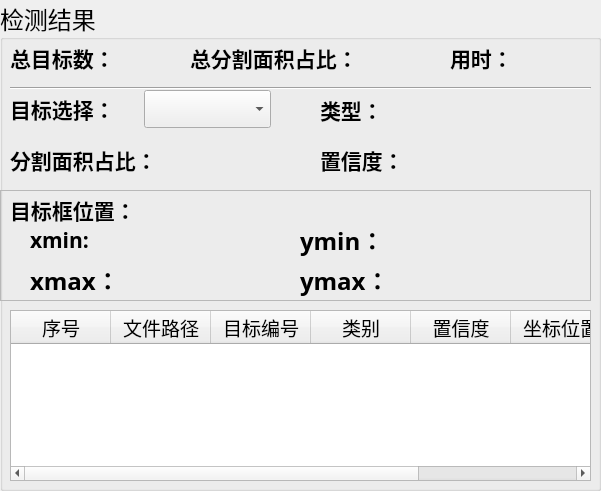
    <widget class="QGroupBox" name="groupBox_2">
     <property name="geometry">
      <rect>
       <x>10</x>
       <y>140</y>
       <width>601</width>
       <height>491</height>
      </rect>
     </property>
     <property name="font">
      <font>
       <family>楷体</family>
       <pointsize>18</pointsize>
      </font>
     </property>
     <property name="title">
      <string>检测结果</string>
     </property>
     <widget class="QFrame" name="frame_6">
      <property name="geometry">
       <rect>
        <x>0</x>
        <y>190</y>
        <width>591</width>
        <height>111</height>
       </rect>
      </property>
      <property name="frameShape">
       <enum>QFrame::StyledPanel</enum>
      </property>
      <property name="frameShadow">
       <enum>QFrame::Raised</enum>
      </property>
      <widget class="QLabel" name="label_4">
       <property name="geometry">
        <rect>
         <x>10</x>
         <y>0</y>
         <width>131</width>
         <height>41</height>
        </rect>
       </property>
       <property name="font">
        <font>
         <family>华文楷体</family>
         <pointsize>16</pointsize>
        </font>
       </property>
       <property name="styleSheet">
        <string notr="true"/>
       </property>
       <property name="text">
        <string>&lt;html&gt;&lt;head/&gt;&lt;body&gt;&lt;p&gt;&lt;span style=&quot; font-weight:600;&quot;&gt;目标框位置：&lt;/span&gt;&lt;/p&gt;&lt;/body&gt;&lt;/html&gt;</string>
       </property>
      </widget>
      <widget class="QWidget" name="layoutWidget">
       <property name="geometry">
        <rect>
         <x>30</x>
         <y>30</y>
         <width>171</width>
         <height>41</height>
        </rect>
       </property>
       <layout class="QHBoxLayout" name="horizontalLayout">
        <item>
         <widget class="QLabel" name="label_6">
          <property name="font">
           <font>
            <family>华文楷体</family>
            <pointsize>16</pointsize>
            <weight>50</weight>
            <bold>false</bold>
           </font>
          </property>
          <property name="text">
           <string>&lt;html&gt;&lt;head/&gt;&lt;body&gt;&lt;p&gt;&lt;span style=&quot; font-weight:600;&quot;&gt;xmin:&lt;/span&gt;&lt;/p&gt;&lt;/body&gt;&lt;/html&gt;</string>
          </property>
         </widget>
        </item>
        <item>
         <widget class="QLabel" name="label_xmin">
          <property name="palette">
           <palette>
            <active>
             <colorrole role="WindowText">
              <brush brushstyle="SolidPattern">
               <color alpha="255">
                <red>255</red>
                <green>0</green>
                <blue>0</blue>
               </color>
              </brush>
             </colorrole>
            </active>
            <inactive>
             <colorrole role="WindowText">
              <brush brushstyle="SolidPattern">
               <color alpha="255">
                <red>255</red>
                <green>0</green>
                <blue>0</blue>
               </color>
              </brush>
             </colorrole>
            </inactive>
            <disabled>
             <colorrole role="WindowText">
              <brush brushstyle="SolidPattern">
               <color alpha="255">
                <red>120</red>
                <green>120</green>
                <blue>120</blue>
               </color>
              </brush>
             </colorrole>
            </disabled>
           </palette>
          </property>
          <property name="font">
           <font>
            <family>Arial</family>
            <pointsize>16</pointsize>
            <weight>75</weight>
            <bold>true</bold>
           </font>
          </property>
          <property name="text">
           <string/>
          </property>
         </widget>
        </item>
       </layout>
      </widget>
      <widget class="QWidget" name="layoutWidget">
       <property name="geometry">
        <rect>
         <x>300</x>
         <y>30</y>
         <width>171</width>
         <height>41</height>
        </rect>
       </property>
       <layout class="QHBoxLayout" name="horizontalLayout_2">
        <item>
         <widget class="QLabel" name="label_8">
          <property name="text">
           <string>&lt;html&gt;&lt;head/&gt;&lt;body&gt;&lt;p&gt;&lt;span style=&quot; font-weight:600;&quot;&gt;ymin：&lt;/span&gt;&lt;/p&gt;&lt;/body&gt;&lt;/html&gt;</string>
          </property>
         </widget>
        </item>
        <item>
         <widget class="QLabel" name="label_ymin">
          <property name="palette">
           <palette>
            <active>
             <colorrole role="WindowText">
              <brush brushstyle="SolidPattern">
               <color alpha="255">
                <red>255</red>
                <green>0</green>
                <blue>0</blue>
               </color>
              </brush>
             </colorrole>
            </active>
            <inactive>
             <colorrole role="WindowText">
              <brush brushstyle="SolidPattern">
               <color alpha="255">
                <red>255</red>
                <green>0</green>
                <blue>0</blue>
               </color>
              </brush>
             </colorrole>
            </inactive>
            <disabled>
             <colorrole role="WindowText">
              <brush brushstyle="SolidPattern">
               <color alpha="255">
                <red>120</red>
                <green>120</green>
                <blue>120</blue>
               </color>
              </brush>
             </colorrole>
            </disabled>
           </palette>
          </property>
          <property name="font">
           <font>
            <family>Arial</family>
            <pointsize>16</pointsize>
            <weight>75</weight>
            <bold>true</bold>
           </font>
          </property>
          <property name="text">
           <string/>
          </property>
         </widget>
        </item>
       </layout>
      </widget>
      <widget class="QWidget" name="layoutWidget">
       <property name="geometry">
        <rect>
         <x>30</x>
         <y>70</y>
         <width>171</width>
         <height>41</height>
        </rect>
       </property>
       <layout class="QHBoxLayout" name="horizontalLayout_3">
        <item>
         <widget class="QLabel" name="label_7">
          <property name="text">
           <string>&lt;html&gt;&lt;head/&gt;&lt;body&gt;&lt;p&gt;&lt;span style=&quot; font-weight:600;&quot;&gt;xmax：&lt;/span&gt;&lt;/p&gt;&lt;/body&gt;&lt;/html&gt;</string>
          </property>
         </widget>
        </item>
        <item>
         <widget class="QLabel" name="label_xmax">
          <property name="palette">
           <palette>
            <active>
             <colorrole role="WindowText">
              <brush brushstyle="SolidPattern">
               <color alpha="255">
                <red>255</red>
                <green>0</green>
                <blue>0</blue>
               </color>
              </brush>
             </colorrole>
            </active>
            <inactive>
             <colorrole role="WindowText">
              <brush brushstyle="SolidPattern">
               <color alpha="255">
                <red>255</red>
                <green>0</green>
                <blue>0</blue>
               </color>
              </brush>
             </colorrole>
            </inactive>
            <disabled>
             <colorrole role="WindowText">
              <brush brushstyle="SolidPattern">
               <color alpha="255">
                <red>120</red>
                <green>120</green>
                <blue>120</blue>
               </color>
              </brush>
             </colorrole>
            </disabled>
           </palette>
          </property>
          <property name="font">
           <font>
            <family>Arial</family>
            <pointsize>16</pointsize>
            <weight>75</weight>
            <bold>true</bold>
           </font>
          </property>
          <property name="text">
           <string/>
          </property>
         </widget>
        </item>
       </layout>
      </widget>
      <widget class="QWidget" name="layoutWidget">
       <property name="geometry">
        <rect>
         <x>300</x>
         <y>70</y>
         <width>171</width>
         <height>41</height>
        </rect>
       </property>
       <layout class="QHBoxLayout" name="horizontalLayout_4">
        <item>
         <widget class="QLabel" name="label_9">
          <property name="text">
           <string>&lt;html&gt;&lt;head/&gt;&lt;body&gt;&lt;p&gt;&lt;span style=&quot; font-weight:600;&quot;&gt;ymax：&lt;/span&gt;&lt;/p&gt;&lt;/body&gt;&lt;/html&gt;</string>
          </property>
         </widget>
        </item>
        <item>
         <widget class="QLabel" name="label_ymax">
          <property name="palette">
           <palette>
            <active>
             <colorrole role="WindowText">
              <brush brushstyle="SolidPattern">
               <color alpha="255">
                <red>255</red>
                <green>0</green>
                <blue>0</blue>
               </color>
              </brush>
             </colorrole>
            </active>
            <inactive>
             <colorrole role="WindowText">
              <brush brushstyle="SolidPattern">
               <color alpha="255">
                <red>255</red>
                <green>0</green>
                <blue>0</blue>
               </color>
              </brush>
             </colorrole>
            </inactive>
            <disabled>
             <colorrole role="WindowText">
              <brush brushstyle="SolidPattern">
               <color alpha="255">
                <red>120</red>
                <green>120</green>
                <blue>120</blue>
               </color>
              </brush>
             </colorrole>
            </disabled>
           </palette>
          </property>
          <property name="font">
           <font>
            <family>Arial</family>
            <pointsize>16</pointsize>
            <weight>75</weight>
            <bold>true</bold>
           </font>
          </property>
          <property name="text">
           <string/>
          </property>
         </widget>
        </item>
       </layout>
      </widget>
     </widget>
     <widget class="QWidget" name="layoutWidget">
      <property name="geometry">
       <rect>
        <x>10</x>
        <y>40</y>
        <width>171</width>
        <height>37</height>
       </rect>
      </property>
      <layout class="QHBoxLayout" name="horizontalLayout_5">
       <item>
        <widget class="QLabel" name="label">
         <property name="font">
          <font>
           <family>楷体</family>
           <pointsize>16</pointsize>
          </font>
         </property>
         <property name="text">
          <string>&lt;html&gt;&lt;head/&gt;&lt;body&gt;&lt;p&gt;&lt;span style=&quot; font-weight:600;&quot;&gt;总目标数：&lt;/span&gt;&lt;/p&gt;&lt;/body&gt;&lt;/html&gt;</string>
         </property>
        </widget>
       </item>
       <item>
        <widget class="QLabel" name="label_nums">
         <property name="palette">
          <palette>
           <active>
            <colorrole role="WindowText">
             <brush brushstyle="SolidPattern">
              <color alpha="255">
               <red>255</red>
               <green>0</green>
               <blue>0</blue>
              </color>
             </brush>
            </colorrole>
            <colorrole role="Text">
             <brush brushstyle="SolidPattern">
              <color alpha="255">
               <red>0</red>
               <green>0</green>
               <blue>0</blue>
              </color>
             </brush>
            </colorrole>
            <colorrole role="PlaceholderText">
             <brush brushstyle="SolidPattern">
              <color alpha="128">
               <red>255</red>
               <green>0</green>
               <blue>0</blue>
              </color>
             </brush>
            </colorrole>
           </active>
           <inactive>
            <colorrole role="WindowText">
             <brush brushstyle="SolidPattern">
              <color alpha="255">
               <red>255</red>
               <green>0</green>
               <blue>0</blue>
              </color>
             </brush>
            </colorrole>
            <colorrole role="Text">
             <brush brushstyle="SolidPattern">
              <color alpha="255">
               <red>0</red>
               <green>0</green>
               <blue>0</blue>
              </color>
             </brush>
            </colorrole>
            <colorrole role="PlaceholderText">
             <brush brushstyle="SolidPattern">
              <color alpha="128">
               <red>255</red>
               <green>0</green>
               <blue>0</blue>
              </color>
             </brush>
            </colorrole>
           </inactive>
           <disabled>
            <colorrole role="WindowText">
             <brush brushstyle="SolidPattern">
              <color alpha="255">
               <red>120</red>
               <green>120</green>
               <blue>120</blue>
              </color>
             </brush>
            </colorrole>
            <colorrole role="Text">
             <brush brushstyle="SolidPattern">
              <color alpha="255">
               <red>120</red>
               <green>120</green>
               <blue>120</blue>
              </color>
             </brush>
            </colorrole>
            <colorrole role="PlaceholderText">
             <brush brushstyle="SolidPattern">
              <color alpha="128">
               <red>0</red>
               <green>0</green>
               <blue>0</blue>
              </color>
             </brush>
            </colorrole>
           </disabled>
          </palette>
         </property>
         <property name="font">
          <font>
           <family>Arial</family>
           <pointsize>16</pointsize>
           <weight>75</weight>
           <bold>true</bold>
          </font>
         </property>
         <property name="text">
          <string/>
         </property>
        </widget>
       </item>
      </layout>
     </widget>
     <widget class="QWidget" name="layoutWidget">
      <property name="geometry">
       <rect>
        <x>10</x>
        <y>90</y>
        <width>261</width>
        <height>38</height>
       </rect>
      </property>
      <layout class="QHBoxLayout" name="horizontalLayout_6">
       <item>
        <widget class="QLabel" name="label_5">
         <property name="font">
          <font>
           <family>楷体</family>
           <pointsize>16</pointsize>
          </font>
         </property>
         <property name="text">
          <string>&lt;html&gt;&lt;head/&gt;&lt;body&gt;&lt;p&gt;&lt;span style=&quot; font-weight:600;&quot;&gt;目标选择：&lt;/span&gt;&lt;/p&gt;&lt;/body&gt;&lt;/html&gt;</string>
         </property>
        </widget>
       </item>
       <item>
        <widget class="QComboBox" name="comboBox">
         <property name="font">
          <font>
           <family>楷体</family>
           <pointsize>16</pointsize>
          </font>
         </property>
        </widget>
       </item>
      </layout>
     </widget>
     <widget class="QWidget" name="layoutWidget_2">
      <property name="geometry">
       <rect>
        <x>450</x>
        <y>40</y>
        <width>151</width>
        <height>37</height>
       </rect>
      </property>
      <layout class="QHBoxLayout" name="horizontalLayout_7">
       <item>
        <widget class="QLabel" name="label_10">
         <property name="font">
          <font>
           <family>楷体</family>
           <pointsize>16</pointsize>
          </font>
         </property>
         <property name="text">
          <string>&lt;html&gt;&lt;head/&gt;&lt;body&gt;&lt;p&gt;&lt;span style=&quot; font-weight:600;&quot;&gt;用时：&lt;/span&gt;&lt;/p&gt;&lt;/body&gt;&lt;/html&gt;</string>
         </property>
        </widget>
       </item>
       <item>
        <widget class="QLabel" name="time_lb">
         <property name="palette">
          <palette>
           <active>
            <colorrole role="WindowText">
             <brush brushstyle="SolidPattern">
              <color alpha="255">
               <red>255</red>
               <green>0</green>
               <blue>0</blue>
              </color>
             </brush>
            </colorrole>
            <colorrole role="Text">
             <brush brushstyle="SolidPattern">
              <color alpha="255">
               <red>0</red>
               <green>0</green>
               <blue>0</blue>
              </color>
             </brush>
            </colorrole>
            <colorrole role="PlaceholderText">
             <brush brushstyle="SolidPattern">
              <color alpha="128">
               <red>255</red>
               <green>0</green>
               <blue>0</blue>
              </color>
             </brush>
            </colorrole>
           </active>
           <inactive>
            <colorrole role="WindowText">
             <brush brushstyle="SolidPattern">
              <color alpha="255">
               <red>255</red>
               <green>0</green>
               <blue>0</blue>
              </color>
             </brush>
            </colorrole>
            <colorrole role="Text">
             <brush brushstyle="SolidPattern">
              <color alpha="255">
               <red>0</red>
               <green>0</green>
               <blue>0</blue>
              </color>
             </brush>
            </colorrole>
            <colorrole role="PlaceholderText">
             <brush brushstyle="SolidPattern">
              <color alpha="128">
               <red>255</red>
               <green>0</green>
               <blue>0</blue>
              </color>
             </brush>
            </colorrole>
           </inactive>
           <disabled>
            <colorrole role="WindowText">
             <brush brushstyle="SolidPattern">
              <color alpha="255">
               <red>120</red>
               <green>120</green>
               <blue>120</blue>
              </color>
             </brush>
            </colorrole>
            <colorrole role="Text">
             <brush brushstyle="SolidPattern">
              <color alpha="255">
               <red>120</red>
               <green>120</green>
               <blue>120</blue>
              </color>
             </brush>
            </colorrole>
            <colorrole role="PlaceholderText">
             <brush brushstyle="SolidPattern">
              <color alpha="128">
               <red>0</red>
               <green>0</green>
               <blue>0</blue>
              </color>
             </brush>
            </colorrole>
           </disabled>
          </palette>
         </property>
         <property name="font">
          <font>
           <family>Arial</family>
           <pointsize>16</pointsize>
           <weight>75</weight>
           <bold>true</bold>
          </font>
         </property>
         <property name="text">
          <string/>
         </property>
        </widget>
       </item>
      </layout>
     </widget>
     <widget class="QWidget" name="layoutWidget">
      <property name="geometry">
       <rect>
        <x>320</x>
        <y>140</y>
        <width>191</width>
        <height>41</height>
       </rect>
      </property>
      <layout class="QHBoxLayout" name="horizontalLayout_8">
       <item>
        <widget class="QLabel" name="label_11">
         <property name="font">
          <font>
           <family>楷体</family>
           <pointsize>16</pointsize>
          </font>
         </property>
         <property name="text">
          <string>&lt;html&gt;&lt;head/&gt;&lt;body&gt;&lt;p&gt;&lt;span style=&quot; font-weight:600;&quot;&gt;置信度：&lt;/span&gt;&lt;/p&gt;&lt;/body&gt;&lt;/html&gt;</string>
         </property>
        </widget>
       </item>
       <item>
        <widget class="QLabel" name="label_conf">
         <property name="palette">
          <palette>
           <active>
            <colorrole role="WindowText">
             <brush brushstyle="SolidPattern">
              <color alpha="255">
               <red>255</red>
               <green>0</green>
               <blue>0</blue>
              </color>
             </brush>
            </colorrole>
           </active>
           <inactive>
            <colorrole role="WindowText">
             <brush brushstyle="SolidPattern">
              <color alpha="255">
               <red>255</red>
               <green>0</green>
               <blue>0</blue>
              </color>
             </brush>
            </colorrole>
           </inactive>
           <disabled>
            <colorrole role="WindowText">
             <brush brushstyle="SolidPattern">
              <color alpha="255">
               <red>120</red>
               <green>120</green>
               <blue>120</blue>
              </color>
             </brush>
            </colorrole>
           </disabled>
          </palette>
         </property>
         <property name="font">
          <font>
           <family>Arial</family>
           <pointsize>16</pointsize>
           <weight>75</weight>
           <bold>true</bold>
          </font>
         </property>
         <property name="text">
          <string/>
         </property>
        </widget>
       </item>
      </layout>
     </widget>
     <widget class="QWidget" name="layoutWidget_3">
      <property name="geometry">
       <rect>
        <x>320</x>
        <y>90</y>
        <width>211</width>
        <height>41</height>
       </rect>
      </property>
      <layout class="QHBoxLayout" name="horizontalLayout_9">
       <item>
        <widget class="QLabel" name="label_13">
         <property name="maximumSize">
          <size>
           <width>60</width>
           <height>16777215</height>
          </size>
         </property>
         <property name="font">
          <font>
           <family>楷体</family>
           <pointsize>16</pointsize>
          </font>
         </property>
         <property name="text">
          <string>&lt;html&gt;&lt;head/&gt;&lt;body&gt;&lt;p&gt;&lt;span style=&quot; font-weight:600;&quot;&gt;类型：&lt;/span&gt;&lt;/p&gt;&lt;/body&gt;&lt;/html&gt;</string>
         </property>
        </widget>
       </item>
       <item>
        <widget class="QLabel" name="type_lb">
         <property name="palette">
          <palette>
           <active>
            <colorrole role="WindowText">
             <brush brushstyle="SolidPattern">
              <color alpha="255">
               <red>255</red>
               <green>0</green>
               <blue>0</blue>
              </color>
             </brush>
            </colorrole>
           </active>
           <inactive>
            <colorrole role="WindowText">
             <brush brushstyle="SolidPattern">
              <color alpha="255">
               <red>255</red>
               <green>0</green>
               <blue>0</blue>
              </color>
             </brush>
            </colorrole>
           </inactive>
           <disabled>
            <colorrole role="WindowText">
             <brush brushstyle="SolidPattern">
              <color alpha="255">
               <red>120</red>
               <green>120</green>
               <blue>120</blue>
              </color>
             </brush>
            </colorrole>
           </disabled>
          </palette>
         </property>
         <property name="font">
          <font>
           <family>Arial</family>
           <pointsize>16</pointsize>
           <weight>75</weight>
           <bold>true</bold>
          </font>
         </property>
         <property name="text">
          <string/>
         </property>
        </widget>
       </item>
      </layout>
     </widget>
     <widget class="QTableWidget" name="tableWidget">
      <property name="geometry">
       <rect>
        <x>10</x>
        <y>310</y>
        <width>581</width>
        <height>171</height>
       </rect>
      </property>
      <property name="font">
       <font>
        <family>楷体</family>
        <pointsize>14</pointsize>
       </font>
      </property>
      <column>
       <property name="text">
        <string>序号</string>
       </property>
      </column>
      <column>
       <property name="text">
        <string>文件路径</string>
       </property>
      </column>
      <column>
       <property name="text">
        <string>目标编号</string>
       </property>
      </column>
      <column>
       <property name="text">
        <string>类别</string>
       </property>
      </column>
      <column>
       <property name="text">
        <string>置信度</string>
       </property>
      </column>
      <column>
       <property name="text">
        <string>坐标位置</string>
       </property>
      </column>
      <column>
       <property name="text">
        <string>分割占比</string>
       </property>
      </column>
     </widget>
     <widget class="QWidget" name="layoutWidget_6">
      <property name="geometry">
       <rect>
        <x>190</x>
        <y>40</y>
        <width>251</width>
        <height>37</height>
       </rect>
      </property>
      <layout class="QHBoxLayout" name="horizontalLayout_14">
       <item>
        <widget class="QLabel" name="label_18">
         <property name="font">
          <font>
           <family>楷体</family>
           <pointsize>16</pointsize>
          </font>
         </property>
         <property name="text">
          <string>&lt;html&gt;&lt;head/&gt;&lt;body&gt;&lt;p&gt;&lt;span style=&quot; font-weight:600;&quot;&gt;总分割面积占比：&lt;/span&gt;&lt;/p&gt;&lt;/body&gt;&lt;/html&gt;</string>
         </property>
        </widget>
       </item>
       <item>
        <widget class="QLabel" name="label_total_area_per">
         <property name="palette">
          <palette>
           <active>
            <colorrole role="WindowText">
             <brush brushstyle="SolidPattern">
              <color alpha="255">
               <red>255</red>
               <green>0</green>
               <blue>0</blue>
              </color>
             </brush>
            </colorrole>
            <colorrole role="Text">
             <brush brushstyle="SolidPattern">
              <color alpha="255">
               <red>0</red>
               <green>0</green>
               <blue>0</blue>
              </color>
             </brush>
            </colorrole>
            <colorrole role="PlaceholderText">
             <brush brushstyle="SolidPattern">
              <color alpha="128">
               <red>255</red>
               <green>0</green>
               <blue>0</blue>
              </color>
             </brush>
            </colorrole>
           </active>
           <inactive>
            <colorrole role="WindowText">
             <brush brushstyle="SolidPattern">
              <color alpha="255">
               <red>255</red>
               <green>0</green>
               <blue>0</blue>
              </color>
             </brush>
            </colorrole>
            <colorrole role="Text">
             <brush brushstyle="SolidPattern">
              <color alpha="255">
               <red>0</red>
               <green>0</green>
               <blue>0</blue>
              </color>
             </brush>
            </colorrole>
            <colorrole role="PlaceholderText">
             <brush brushstyle="SolidPattern">
              <color alpha="128">
               <red>255</red>
               <green>0</green>
               <blue>0</blue>
              </color>
             </brush>
            </colorrole>
           </inactive>
           <disabled>
            <colorrole role="WindowText">
             <brush brushstyle="SolidPattern">
              <color alpha="255">
               <red>120</red>
               <green>120</green>
               <blue>120</blue>
              </color>
             </brush>
            </colorrole>
            <colorrole role="Text">
             <brush brushstyle="SolidPattern">
              <color alpha="255">
               <red>120</red>
               <green>120</green>
               <blue>120</blue>
              </color>
             </brush>
            </colorrole>
            <colorrole role="PlaceholderText">
             <brush brushstyle="SolidPattern">
              <color alpha="128">
               <red>0</red>
               <green>0</green>
               <blue>0</blue>
              </color>
             </brush>
            </colorrole>
           </disabled>
          </palette>
         </property>
         <property name="font">
          <font>
           <family>Arial</family>
           <pointsize>16</pointsize>
           <weight>75</weight>
           <bold>true</bold>
          </font>
         </property>
         <property name="text">
          <string/>
         </property>
        </widget>
       </item>
      </layout>
     </widget>
     <widget class="QWidget" name="layoutWidget_7">
      <property name="geometry">
       <rect>
        <x>10</x>
        <y>140</y>
        <width>291</width>
        <height>41</height>
       </rect>
      </property>
      <layout class="QHBoxLayout" name="horizontalLayout_15">
       <item>
        <widget class="QLabel" name="label_19">
         <property name="font">
          <font>
           <family>楷体</family>
           <pointsize>16</pointsize>
          </font>
         </property>
         <property name="text">
          <string>&lt;html&gt;&lt;head/&gt;&lt;body&gt;&lt;p&gt;&lt;span style=&quot; font-weight:600;&quot;&gt;分割面积占比：&lt;/span&gt;&lt;/p&gt;&lt;/body&gt;&lt;/html&gt;</string>
         </property>
        </widget>
       </item>
       <item>
        <widget class="QLabel" name="label_area_per">
         <property name="palette">
          <palette>
           <active>
            <colorrole role="WindowText">
             <brush brushstyle="SolidPattern">
              <color alpha="255">
               <red>255</red>
               <green>0</green>
               <blue>0</blue>
              </color>
             </brush>
            </colorrole>
           </active>
           <inactive>
            <colorrole role="WindowText">
             <brush brushstyle="SolidPattern">
              <color alpha="255">
               <red>255</red>
               <green>0</green>
               <blue>0</blue>
              </color>
             </brush>
            </colorrole>
           </inactive>
           <disabled>
            <colorrole role="WindowText">
             <brush brushstyle="SolidPattern">
              <color alpha="255">
               <red>120</red>
               <green>120</green>
               <blue>120</blue>
              </color>
             </brush>
            </colorrole>
           </disabled>
          </palette>
         </property>
         <property name="font">
          <font>
           <family>Arial</family>
           <pointsize>16</pointsize>
           <weight>75</weight>
           <bold>true</bold>
          </font>
         </property>
         <property name="text">
          <string/>
         </property>
        </widget>
       </item>
      </layout>
     </widget>
     <widget class="Line" name="line_2">
      <property name="geometry">
       <rect>
        <x>10</x>
        <y>80</y>
        <width>581</width>
        <height>16</height>
       </rect>
      </property>
      <property name="orientation">
       <enum>Qt::Horizontal</enum>
      </property>
     </widget>
    </widget>
